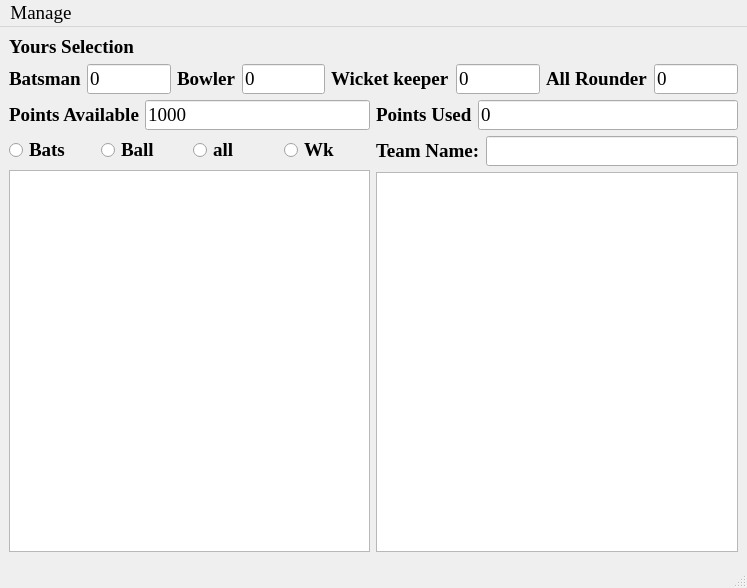
<?xml version="1.0" encoding="UTF-8"?>
<ui version="4.0">
 <class>MainWindow</class>
 <widget class="QMainWindow" name="MainWindow">
  <property name="geometry">
   <rect>
    <x>0</x>
    <y>0</y>
    <width>747</width>
    <height>588</height>
   </rect>
  </property>
  <property name="font">
   <font>
    <family>Times New Roman</family>
    <pointsize>14</pointsize>
   </font>
  </property>
  <property name="windowTitle">
   <string>MainWindow</string>
  </property>
  <widget class="QWidget" name="centralwidget">
   <layout class="QGridLayout" name="gridLayout">
    <item row="0" column="0">
     <widget class="QLabel" name="label">
      <property name="font">
       <font>
        <weight>75</weight>
        <bold>true</bold>
       </font>
      </property>
      <property name="text">
       <string>Yours Selection</string>
      </property>
     </widget>
    </item>
    <item row="1" column="0" colspan="2">
     <layout class="QHBoxLayout" name="horizontalLayout">
      <item>
       <widget class="QLabel" name="label_2">
        <property name="font">
         <font>
          <weight>75</weight>
          <bold>true</bold>
         </font>
        </property>
        <property name="text">
         <string>Batsman</string>
        </property>
       </widget>
      </item>
      <item>
       <widget class="QLineEdit" name="l1">
        <property name="text">
         <string>0</string>
        </property>
        <property name="readOnly">
         <bool>true</bool>
        </property>
       </widget>
      </item>
      <item>
       <widget class="QLabel" name="label_3">
        <property name="font">
         <font>
          <weight>75</weight>
          <bold>true</bold>
         </font>
        </property>
        <property name="text">
         <string>Bowler</string>
        </property>
       </widget>
      </item>
      <item>
       <widget class="QLineEdit" name="l2">
        <property name="text">
         <string>0</string>
        </property>
        <property name="readOnly">
         <bool>true</bool>
        </property>
       </widget>
      </item>
      <item>
       <widget class="QLabel" name="label_5">
        <property name="font">
         <font>
          <weight>75</weight>
          <bold>true</bold>
         </font>
        </property>
        <property name="text">
         <string>Wicket keeper</string>
        </property>
       </widget>
      </item>
      <item>
       <widget class="QLineEdit" name="l3">
        <property name="text">
         <string>0</string>
        </property>
        <property name="readOnly">
         <bool>true</bool>
        </property>
       </widget>
      </item>
      <item>
       <widget class="QLabel" name="label_4">
        <property name="font">
         <font>
          <weight>75</weight>
          <bold>true</bold>
         </font>
        </property>
        <property name="text">
         <string>All Rounder</string>
        </property>
       </widget>
      </item>
      <item>
       <widget class="QLineEdit" name="l4">
        <property name="text">
         <string>0</string>
        </property>
        <property name="readOnly">
         <bool>true</bool>
        </property>
       </widget>
      </item>
     </layout>
    </item>
    <item row="2" column="0">
     <layout class="QHBoxLayout" name="horizontalLayout_2">
      <item>
       <widget class="QLabel" name="label_6">
        <property name="font">
         <font>
          <weight>75</weight>
          <bold>true</bold>
         </font>
        </property>
        <property name="text">
         <string>Points Available</string>
        </property>
       </widget>
      </item>
      <item>
       <widget class="QLineEdit" name="l5">
        <property name="text">
         <string>1000</string>
        </property>
        <property name="readOnly">
         <bool>true</bool>
        </property>
        <property name="placeholderText">
         <string>1000</string>
        </property>
       </widget>
      </item>
     </layout>
    </item>
    <item row="2" column="1">
     <layout class="QHBoxLayout" name="horizontalLayout_3">
      <item>
       <widget class="QLabel" name="label_7">
        <property name="font">
         <font>
          <weight>75</weight>
          <bold>true</bold>
         </font>
        </property>
        <property name="text">
         <string>Points Used</string>
        </property>
       </widget>
      </item>
      <item>
       <widget class="QLineEdit" name="l6">
        <property name="text">
         <string>0</string>
        </property>
        <property name="readOnly">
         <bool>true</bool>
        </property>
       </widget>
      </item>
     </layout>
    </item>
    <item row="3" column="0">
     <layout class="QVBoxLayout" name="verticalLayout">
      <item>
       <layout class="QHBoxLayout" name="horizontalLayout_4">
        <item>
         <widget class="QRadioButton" name="rb1">
          <property name="font">
           <font>
            <weight>75</weight>
            <bold>true</bold>
           </font>
          </property>
          <property name="text">
           <string>Bats</string>
          </property>
         </widget>
        </item>
        <item>
         <widget class="QRadioButton" name="rb2">
          <property name="font">
           <font>
            <weight>75</weight>
            <bold>true</bold>
           </font>
          </property>
          <property name="text">
           <string>Ball</string>
          </property>
         </widget>
        </item>
        <item>
         <widget class="QRadioButton" name="rb3">
          <property name="font">
           <font>
            <weight>75</weight>
            <bold>true</bold>
           </font>
          </property>
          <property name="text">
           <string>all</string>
          </property>
         </widget>
        </item>
        <item>
         <widget class="QRadioButton" name="rb4">
          <property name="font">
           <font>
            <weight>75</weight>
            <bold>true</bold>
           </font>
          </property>
          <property name="text">
           <string>Wk</string>
          </property>
         </widget>
        </item>
       </layout>
      </item>
      <item>
       <widget class="QListWidget" name="lw1"/>
      </item>
     </layout>
    </item>
    <item row="3" column="1">
     <layout class="QVBoxLayout" name="verticalLayout_2">
      <item>
       <layout class="QHBoxLayout" name="horizontalLayout_5">
        <item>
         <widget class="QLabel" name="label_8">
          <property name="font">
           <font>
            <weight>75</weight>
            <bold>true</bold>
           </font>
          </property>
          <property name="text">
           <string>Team Name:</string>
          </property>
         </widget>
        </item>
        <item>
         <widget class="QLineEdit" name="l7">
          <property name="readOnly">
           <bool>true</bool>
          </property>
         </widget>
        </item>
       </layout>
      </item>
      <item>
       <widget class="QListWidget" name="lw2"/>
      </item>
     </layout>
    </item>
   </layout>
  </widget>
  <widget class="QMenuBar" name="menubar">
   <property name="geometry">
    <rect>
     <x>0</x>
     <y>0</y>
     <width>747</width>
     <height>21</height>
    </rect>
   </property>
   <widget class="QMenu" name="menuManage">
    <property name="title">
     <string>Manage</string>
    </property>
    <addaction name="actionNew_Team"/>
    <addaction name="actionOpeb_Team"/>
    <addaction name="actionSave_Team"/>
    <addaction name="actionEvaluate_Team"/>
   </widget>
   <addaction name="menuManage"/>
  </widget>
  <widget class="QStatusBar" name="statusbar"/>
  <action name="actionNew_Team">
   <property name="text">
    <string>New Team</string>
   </property>
   <property name="font">
    <font>
     <family>Times New Roman</family>
    </font>
   </property>
  </action>
  <action name="actionOpeb_Team">
   <property name="text">
    <string>Open Team</string>
   </property>
   <property name="font">
    <font>
     <family>Times New Roman</family>
    </font>
   </property>
  </action>
  <action name="actionSave_Team">
   <property name="text">
    <string>Save Team</string>
   </property>
   <property name="font">
    <font>
     <family>Times New Roman</family>
    </font>
   </property>
  </action>
  <action name="actionEvaluate_Team">
   <property name="text">
    <string>Evaluate Team</string>
   </property>
   <property name="font">
    <font>
     <family>Times New Roman</family>
    </font>
   </property>
  </action>
 </widget>
 <resources/>
 <connections/>
</ui>
